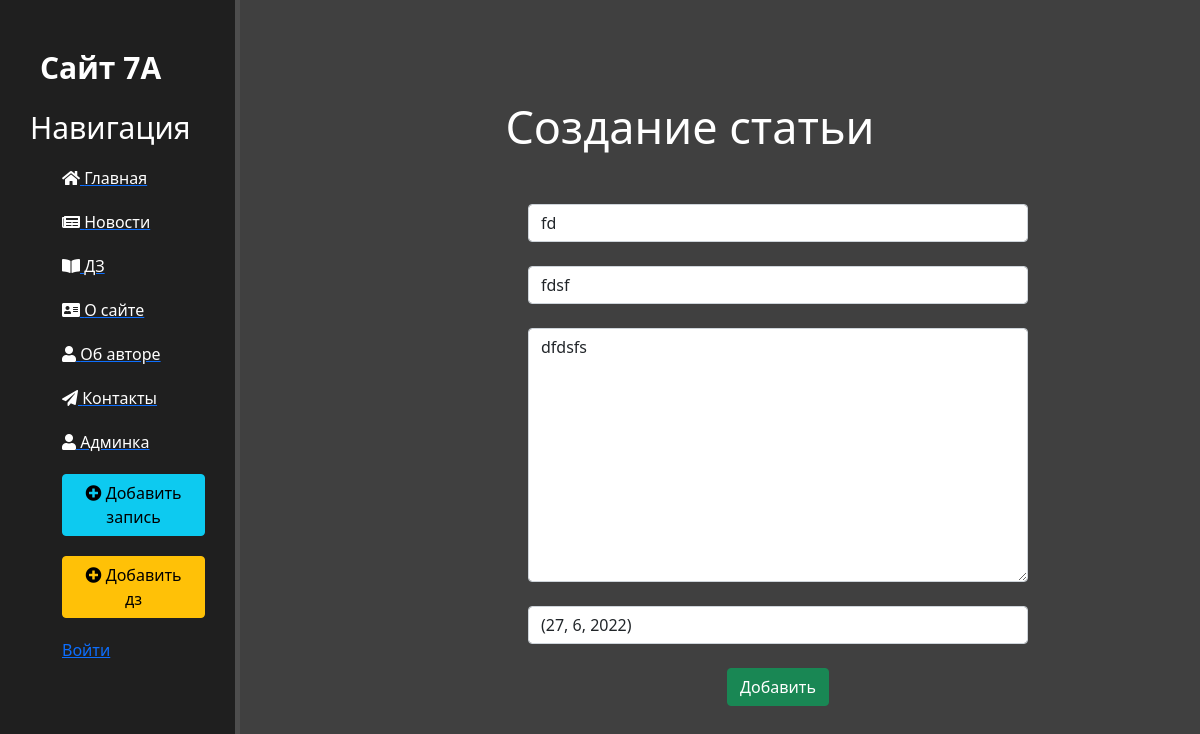
Screenshot of /news/15/update with the database file from the repository.
### news/models.py (models this page shows, shortened)
class Articles(models.Model):
    title = models.CharField('Название', max_length=50)
    anons = models.CharField('Анонс', max_length=250)
    full_text = models.TextField("Текст")
    date = models.CharField('Дата публикации', default=time, max_length=50)
    class Meta:
        verbose_name = "Новость"

### news/views.py (the view)
# urls.py: path('/<int:pk>/update', views.NewsUpdateViews.as_view(), name='news-update'),
class NewsUpdateViews(UpdateView):
    model = Articles
    template_name = 'news/create.html'
    form_class = ArticlesForm

### news/forms.py
class ArticlesForm(ModelForm):
    class Meta:
        model = Articles
        fields = ['title', 'anons', 'full_text', 'date']
        widgets = {
            'title': TextInput(attrs={
                'class': 'form-control',
                'placeholder': 'Назавание статьи'
            }),
            'anons': TextInput(attrs={
                'class': 'form-control',
                'placeholder': 'Анонс статьи'
            }),
            'date': TextInput(attrs={
                'class': 'form-control',
                'placeholder': 'Дата статьи'
            }),
            'full_text': Textarea(attrs={
                'class': 'form-control',
                'placeholder': 'Текст статьи'
            }),
        }

### news/templates/news/create.html (shortened to what this page needs)
{% extends "main/layout.html" %}
{% block content %}
    <div class="features">
        <h1>Создание статьи</h1>
        <form method="post">
            {{ form.title }}<br>
            {{ form.anons }}<br>
            {{ form.full_text }}<br>
            {{ form.date }}<br>
            <button class="btn btn-success" type="submit">Добавить</button>
        </form>
    </div>
{% endblock %}

### main/static/main/css/main.css (style rules this page uses)
body { background: #404040; }
main .features { float: left; color: white; margin-top: 100px; text-align: center; width: 75%; }
main .features h1 { font-size: 45px }
form { margin-left: 32%; width: 500px; margin-top: 50px; }

### rows the page displays
Articles: title "fd", anons "fdsf", full_text "dfdsfs", date "(27, 6, 2022)"
